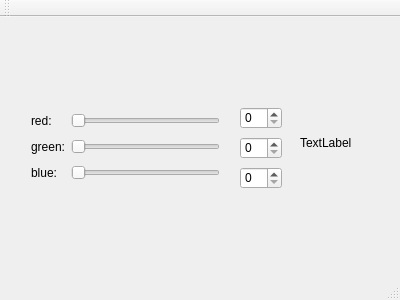
<?xml version="1.0" encoding="UTF-8"?>
<ui version="4.0">
 <class>MainWindow</class>
 <widget class="QMainWindow" name="MainWindow">
  <property name="geometry">
   <rect>
    <x>0</x>
    <y>0</y>
    <width>400</width>
    <height>300</height>
   </rect>
  </property>
  <property name="windowTitle">
   <string>MainWindow</string>
  </property>
  <widget class="QWidget" name="centralWidget">
   <widget class="QWidget" name="gridLayoutWidget">
    <property name="geometry">
     <rect>
      <x>20</x>
      <y>80</y>
      <width>211</width>
      <height>101</height>
     </rect>
    </property>
    <layout class="QGridLayout" name="gridLayout">
     <item row="1" column="1">
      <widget class="QSlider" name="horizontalSliderRed">
       <property name="orientation">
        <enum>Qt::Horizontal</enum>
       </property>
      </widget>
     </item>
     <item row="3" column="0">
      <widget class="QLabel" name="labelBlue">
       <property name="text">
        <string>blue:</string>
       </property>
      </widget>
     </item>
     <item row="1" column="0">
      <widget class="QLabel" name="labelRed">
       <property name="text">
        <string>red:</string>
       </property>
      </widget>
     </item>
     <item row="3" column="1">
      <widget class="QSlider" name="horizontalSliderBlue">
       <property name="orientation">
        <enum>Qt::Horizontal</enum>
       </property>
      </widget>
     </item>
     <item row="2" column="1">
      <widget class="QSlider" name="horizontalSliderGreen">
       <property name="orientation">
        <enum>Qt::Horizontal</enum>
       </property>
      </widget>
     </item>
     <item row="2" column="0">
      <widget class="QLabel" name="labelGreen">
       <property name="text">
        <string>green:</string>
       </property>
      </widget>
     </item>
    </layout>
   </widget>
   <widget class="QLabel" name="colorLabel">
    <property name="geometry">
     <rect>
      <x>300</x>
      <y>100</y>
      <width>62</width>
      <height>51</height>
     </rect>
    </property>
    <property name="text">
     <string>TextLabel</string>
    </property>
   </widget>
   <widget class="QSpinBox" name="spinBoxRed">
    <property name="geometry">
     <rect>
      <x>240</x>
      <y>90</y>
      <width>42</width>
      <height>22</height>
     </rect>
    </property>
   </widget>
   <widget class="QSpinBox" name="spinBoxGreen">
    <property name="geometry">
     <rect>
      <x>240</x>
      <y>120</y>
      <width>42</width>
      <height>22</height>
     </rect>
    </property>
   </widget>
   <widget class="QSpinBox" name="spinBoxBlue">
    <property name="geometry">
     <rect>
      <x>240</x>
      <y>150</y>
      <width>42</width>
      <height>22</height>
     </rect>
    </property>
   </widget>
  </widget>
  <widget class="QMenuBar" name="menuBar">
   <property name="geometry">
    <rect>
     <x>0</x>
     <y>0</y>
     <width>400</width>
     <height>23</height>
    </rect>
   </property>
  </widget>
  <widget class="QToolBar" name="mainToolBar">
   <attribute name="toolBarArea">
    <enum>TopToolBarArea</enum>
   </attribute>
   <attribute name="toolBarBreak">
    <bool>false</bool>
   </attribute>
  </widget>
  <widget class="QStatusBar" name="statusBar"/>
 </widget>
 <layoutdefault spacing="6" margin="11"/>
 <resources/>
 <connections>
  <connection>
   <sender>horizontalSliderRed</sender>
   <signal>valueChanged(int)</signal>
   <receiver>spinBoxRed</receiver>
   <slot>setValue(int)</slot>
   <hints>
    <hint type="sourcelabel">
     <x>129</x>
     <y>131</y>
    </hint>
    <hint type="destinationlabel">
     <x>250</x>
     <y>130</y>
    </hint>
   </hints>
  </connection>
  <connection>
   <sender>horizontalSliderGreen</sender>
   <signal>valueChanged(int)</signal>
   <receiver>spinBoxGreen</receiver>
   <slot>setValue(int)</slot>
   <hints>
    <hint type="sourcelabel">
     <x>194</x>
     <y>159</y>
    </hint>
    <hint type="destinationlabel">
     <x>251</x>
     <y>161</y>
    </hint>
   </hints>
  </connection>
  <connection>
   <sender>horizontalSliderBlue</sender>
   <signal>valueChanged(int)</signal>
   <receiver>spinBoxBlue</receiver>
   <slot>setValue(int)</slot>
   <hints>
    <hint type="sourcelabel">
     <x>177</x>
     <y>199</y>
    </hint>
    <hint type="destinationlabel">
     <x>268</x>
     <y>203</y>
    </hint>
   </hints>
  </connection>
  <connection>
   <sender>spinBoxRed</sender>
   <signal>valueChanged(int)</signal>
   <receiver>horizontalSliderRed</receiver>
   <slot>setValue(int)</slot>
   <hints>
    <hint type="sourcelabel">
     <x>245</x>
     <y>138</y>
    </hint>
    <hint type="destinationlabel">
     <x>213</x>
     <y>136</y>
    </hint>
   </hints>
  </connection>
  <connection>
   <sender>spinBoxGreen</sender>
   <signal>valueChanged(int)</signal>
   <receiver>horizontalSliderGreen</receiver>
   <slot>setValue(int)</slot>
   <hints>
    <hint type="sourcelabel">
     <x>260</x>
     <y>169</y>
    </hint>
    <hint type="destinationlabel">
     <x>221</x>
     <y>170</y>
    </hint>
   </hints>
  </connection>
  <connection>
   <sender>spinBoxBlue</sender>
   <signal>valueChanged(int)</signal>
   <receiver>horizontalSliderBlue</receiver>
   <slot>setValue(int)</slot>
   <hints>
    <hint type="sourcelabel">
     <x>250</x>
     <y>191</y>
    </hint>
    <hint type="destinationlabel">
     <x>200</x>
     <y>198</y>
    </hint>
   </hints>
  </connection>
 </connections>
</ui>
